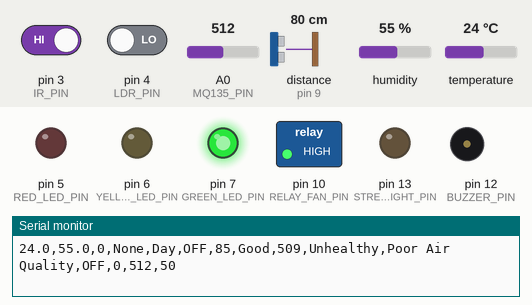
Recording of a sketch running on a simulated Arduino Uno, built with avr-gcc and run on an emulated ATmega328P. Parts: switched loads named in the sketch (green lamp = pin HIGH), output pins drawn as LEDs (lit = HIGH), buzzer (waves = sounding, pin HIGH), the last lines printed to the serial monitor. Wiring (inferred from the names in the program): ultrasonic range finder: trigger pin 8; echo pin 9. Inputs (shaded band) come from the test bench; at power-on: distance to the obstacle (sensor on pin 9) 80 cm, pin 4 (LDR_PIN) LOW, A0 (MQ135_PIN) = 512, pin 3 (IR_PIN) HIGH, humidity 55 %, temperature 24 °C. The echo pulse lasts 58.3 µs per cm; pins used as bus, display or sensor lines are not drawn.

Above: at 2.8 s.
2.9 s: distance to the obstacle (sensor on pin 9) set to 2 cm
At 3.6 s:
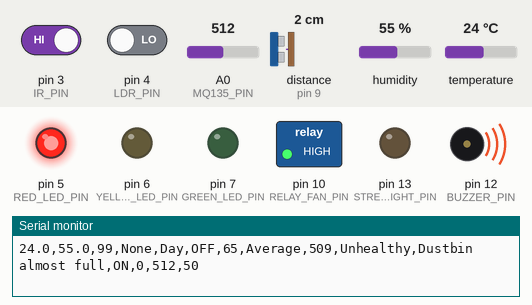
4.5 s: pin 4 (LDR_PIN) driven HIGH
At 6.2 s:
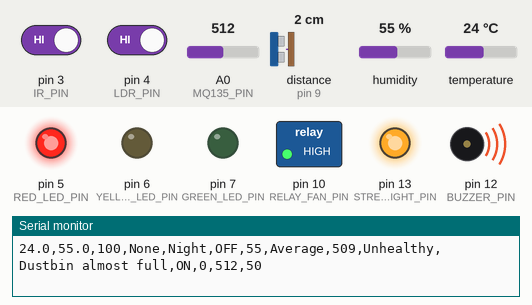
6.5 s: distance to the obstacle (sensor on pin 9) set to 4 cm
At 7.4 s:
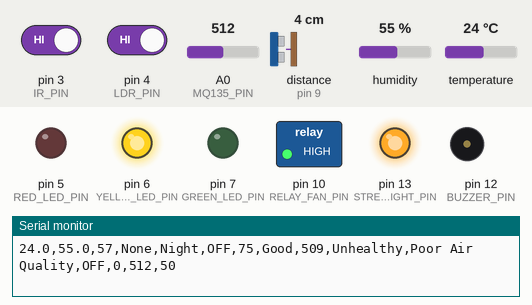
14.4 s: pin 4 (LDR_PIN) driven LOW
At 16.2 s:
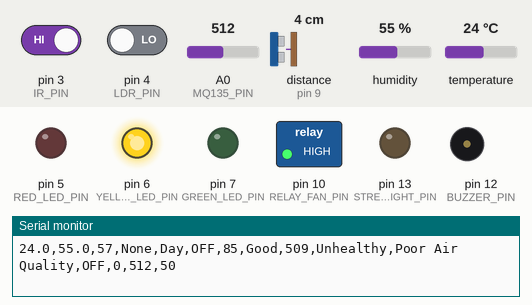
16.5 s: A0 (MQ135_PIN) set to 418
23.2 s: A0 (MQ135_PIN) set to 392
At 25.8 s:
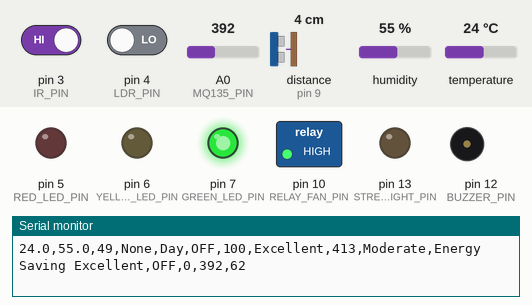
Timing chart, 0 to 27.5 s (numbered marks = the images above; inputs shaded):
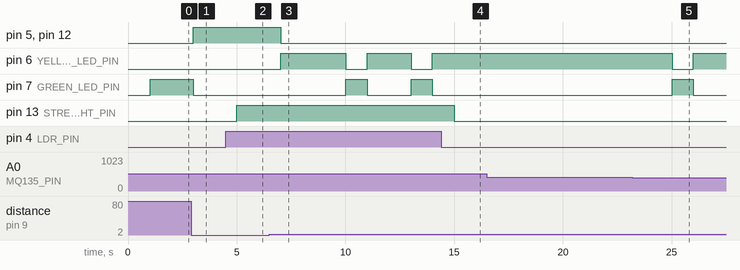

The sketch:

EcoSmart_AI_Bus_Stand_Updated.ino
```cpp
/*
 * EcoSmart AI Bus Stand - Arduino Firmware
 * Target Board: Arduino UNO
 *
 * Theme: Green Energy, Artificial Intelligence, Smart City, IoT
 * Event: National Science Exhibition
 *
 * Pin Assignments:
 * D2  - DHT11 Data Pin
 * D3  - IR Obstacle Sensor (Active LOW / LOW when passenger detected)
 * D4  - LDR Module Digital Output (HIGH = Night/Dark, LOW = Day/Light)
 * D5  - Red LED (Traffic Light)
 * D6  - Yellow LED (Traffic Light)
 * D7  - Green LED (Traffic Light)
 * D8  - HC-SR04 Trigger Pin
 * D9  - HC-SR04 Echo Pin
 * D10 - Relay Module (Fan Control, LOW Trigger: LOW = ON, HIGH = OFF)
 * D11 - Reserved
 * D12 - Active Buzzer
 * D13 - Street Light LED (+ 220 Ohm Resistor)
 * A0  - MQ135 Gas Sensor Analog Input
 *
 * CSV Serial Output Format:
 * temperature,humidity,dustbin,person,daynight,fan,score,status,airquality,airstatus,recommendation,buzzer,hightemp,mqraw,airqualitypercent
 */

#include "DHT.h"

// Pin Definitions
#define DHTPIN 2
#define DHTTYPE DHT11

#define IR_PIN 3
#define LDR_PIN 4

#define RED_LED_PIN 5
#define YELLOW_LED_PIN 6
#define GREEN_LED_PIN 7

#define TRIG_PIN 8
#define ECHO_PIN 9

#define RELAY_FAN_PIN 10
#define BUZZER_PIN 12
#define STREET_LIGHT_PIN 13

#define MQ135_PIN A0

// Constants
#define DUSTBIN_DEPTH_CM 6.0       // Maximum depth of dustbin in cm (empty bin distance)
#define DUSTBIN_MIN_CM 2.0          // Distance when bin is 100% full

// Global Sensor Objects
DHT dht(DHTPIN, DHTTYPE);

// Timing variables for non-blocking millis execution
unsigned long previousMillis = 0;
const long interval = 1000; // Sample and transmit data every 1000ms (1s)

void setup() {
  // Initialize Serial Interface
  Serial.begin(9600);

  // Initialize Sensors & Pins
  dht.begin();

  pinMode(IR_PIN, INPUT);
  pinMode(LDR_PIN, INPUT);

  pinMode(RED_LED_PIN, OUTPUT);
  pinMode(YELLOW_LED_PIN, OUTPUT);
  pinMode(GREEN_LED_PIN, OUTPUT);

  pinMode(TRIG_PIN, OUTPUT);
  pinMode(ECHO_PIN, INPUT);

  pinMode(RELAY_FAN_PIN, OUTPUT);
  pinMode(BUZZER_PIN, OUTPUT);
  pinMode(STREET_LIGHT_PIN, OUTPUT);

  // Initial Pin States
  digitalWrite(RELAY_FAN_PIN, HIGH);  // OFF for LOW trigger relay
  digitalWrite(RED_LED_PIN, LOW);
  digitalWrite(YELLOW_LED_PIN, LOW);
  digitalWrite(GREEN_LED_PIN, LOW);
  digitalWrite(BUZZER_PIN, LOW);
  digitalWrite(STREET_LIGHT_PIN, LOW);
}

void loop() {
  unsigned long currentMillis = millis();

  if (currentMillis - previousMillis >= interval) {
    previousMillis = currentMillis;

    // 1. Read DHT11 Sensor
    float tempC = dht.readTemperature();
    float humidity = dht.readHumidity();

    if (isnan(tempC)) tempC = 25.0; // Fallback value if sensor misreads
    if (isnan(humidity)) humidity = 50.0;

    // 2. Read HC-SR04 Ultrasonic Sensor (Dustbin level)
    digitalWrite(TRIG_PIN, LOW);
    delayMicroseconds(2);
    digitalWrite(TRIG_PIN, HIGH);
    delayMicroseconds(10);
    digitalWrite(TRIG_PIN, LOW);

    long duration = pulseIn(ECHO_PIN, HIGH, 30000); // 30ms timeout
    float distanceCm = 0.0;
    if (duration == 0) {
      distanceCm = DUSTBIN_DEPTH_CM;
    } else {
      distanceCm = duration * 0.0343 / 2.0;
    }

    if (distanceCm > DUSTBIN_DEPTH_CM) distanceCm = DUSTBIN_DEPTH_CM;
    if (distanceCm < DUSTBIN_MIN_CM) distanceCm = DUSTBIN_MIN_CM;

    int dustbinPercent = (int)(((DUSTBIN_DEPTH_CM - distanceCm) / (DUSTBIN_DEPTH_CM - DUSTBIN_MIN_CM)) * 100.0);
    if (dustbinPercent < 0) dustbinPercent = 0;
    if (dustbinPercent > 100) dustbinPercent = 100;

    // 3. Read IR Sensor (Passenger Detection)
    // IR Obstacle sensors read LOW when obstacle is detected
    int irVal = digitalRead(IR_PIN);
    bool passengerDetected = (irVal == LOW);

    // 4. Read LDR Sensor (Day/Night Detection)
    // Standard digital LDR modules output HIGH in low light (Night), LOW in bright light (Day)
    int ldrVal = digitalRead(LDR_PIN);
    bool isNight = (ldrVal == HIGH);

    // Street Light Control Logic
    if (isNight) {
      digitalWrite(STREET_LIGHT_PIN, HIGH);
    } else {
      digitalWrite(STREET_LIGHT_PIN, LOW);
    }

    // 5. Read MQ135 Gas Sensor
    int mqRaw = analogRead(MQ135_PIN);
    float mqVoltage = mqRaw * (5.0 / 1023.0);

    // Approximate PPM calculation for environmental monitoring
    int approxPPM = (int)(mqRaw * 0.8 + 100);

    int airQualityPercent = map(mqRaw, 0, 1023, 100, 0); // 100% = Fresh, 0% = Severe
    if (airQualityPercent < 0) airQualityPercent = 0;
    if (airQualityPercent > 100) airQualityPercent = 100;

    String airStatus = "Fresh";
    if (mqRaw > 600) {
      airStatus = "Hazardous";
    } else if (mqRaw > 400) {
      airStatus = "Unhealthy";
    } else if (mqRaw > 250) {
      airStatus = "Moderate";
    } else {
      airStatus = "Fresh";
    }

    // 6. Fan Logic
    bool fanState = false;
    if (tempC > 30.0 && passengerDetected) {
      digitalWrite(RELAY_FAN_PIN, LOW); // LOW Trigger Relay ON
      fanState = true;
    } else {
      digitalWrite(RELAY_FAN_PIN, HIGH); // Relay OFF
      fanState = false;
    }

    // 7. Traffic Light & Buzzer Logic based on Dustbin Level
    bool buzzerState = false;
    if (dustbinPercent >= 90) {
      digitalWrite(RED_LED_PIN, HIGH);
      digitalWrite(YELLOW_LED_PIN, LOW);
      digitalWrite(GREEN_LED_PIN, LOW);
      digitalWrite(BUZZER_PIN, HIGH);
      buzzerState = true;
    } else if (dustbinPercent > 80) {
      digitalWrite(RED_LED_PIN, HIGH);
      digitalWrite(YELLOW_LED_PIN, LOW);
      digitalWrite(GREEN_LED_PIN, LOW);
      digitalWrite(BUZZER_PIN, LOW);
      buzzerState = false;
    } else if (dustbinPercent >= 50) {
      digitalWrite(RED_LED_PIN, LOW);
      digitalWrite(YELLOW_LED_PIN, HIGH);
      digitalWrite(GREEN_LED_PIN, LOW);
      digitalWrite(BUZZER_PIN, LOW);
      buzzerState = false;
    } else {
      digitalWrite(RED_LED_PIN, LOW);
      digitalWrite(YELLOW_LED_PIN, LOW);
      digitalWrite(GREEN_LED_PIN, HIGH);
      digitalWrite(BUZZER_PIN, LOW);
      buzzerState = false;
    }

    // 8. Green AI Score Calculation
    int greenScore = 100;

    if (tempC > 30.0) greenScore -= 20;
    if (dustbinPercent > 80) greenScore -= 20;
    if (airStatus == "Unhealthy" || airStatus == "Hazardous") greenScore -= 15;
    if (isNight && !passengerDetected) greenScore -= 10;
    if (fanState && !passengerDetected) greenScore -= 10;

    if (greenScore < 0) greenScore = 0;
    if (greenScore > 100) greenScore = 100;

    // Green AI Status Category
    String greenStatus = "Excellent";
    if (greenScore >= 90) {
      greenStatus = "Excellent";
    } else if (greenScore >= 70) {
      greenStatus = "Good";
    } else if (greenScore >= 50) {
      greenStatus = "Average";
    } else {
      greenStatus = "Poor";
    }

    // 9. Intelligent Recommendations Generation
    String recommendation = "Everything Normal";

    if (dustbinPercent >= 80) {
      recommendation = "Dustbin almost full";
    } else if (airStatus == "Unhealthy" || airStatus == "Hazardous") {
      recommendation = "Poor Air Quality";
    } else if (fanState && passengerDetected) {
      recommendation = "Fan ON because passenger detected";
    } else if (isNight && passengerDetected) {
      recommendation = "Street Light ON";
    } else if (!passengerDetected && !fanState && greenScore >= 90) {
      recommendation = "Energy Saving Excellent";
    } else if (!passengerDetected && fanState) {
      recommendation = "No passenger Fan OFF";
    }

    // High Temp flag for Python backend
    int highTempFlag = (tempC > 30.0) ? 1 : 0;

    // 10. Serial CSV Data Output
    // Format: temperature,humidity,dustbin,person,daynight,fan,score,status,airquality,airstatus,recommendation,buzzer,hightemp,mqraw,airqualitypercent
    Serial.print(tempC, 1);
    Serial.print(",");
    Serial.print(humidity, 1);
    Serial.print(",");
    Serial.print(dustbinPercent);
    Serial.print(",");
    Serial.print(passengerDetected ? "Detected" : "None");
    Serial.print(",");
    Serial.print(isNight ? "Night" : "Day");
    Serial.print(",");
    Serial.print(fanState ? "ON" : "OFF");
    Serial.print(",");
    Serial.print(greenScore);
    Serial.print(",");
    Serial.print(greenStatus);
    Serial.print(",");
    Serial.print(approxPPM);
    Serial.print(",");
    Serial.print(airStatus);
    Serial.print(",");
    Serial.print(recommendation);
    Serial.print(",");
    Serial.print(buzzerState ? "ON" : "OFF");
    Serial.print(",");
    Serial.print(highTempFlag);
    Serial.print(",");
    Serial.print(mqRaw);
    Serial.print(",");
    Serial.println(airQualityPercent);
  }
}
```

Measured:
- the behaviour switches between 401 and 400 on A0 (MQ135_PIN) (found by bisection; images 4 and 5)
- after the input at 2.9 s, pin 5 (RED_LED_PIN), pin 12 (BUZZER_PIN): LOW → HIGH after 0.10 s; pin 7 (GREEN_LED_PIN): HIGH → LOW after 0.10 s
- after the input at 4.5 s, pin 13 (STREET_LIGHT_PIN): LOW → HIGH after 0.50 s
- after the input at 6.5 s, pin 5 (RED_LED_PIN), pin 12 (BUZZER_PIN): HIGH → LOW after 0.52 s; pin 6 (YELLOW_LED_PIN): goes HIGH 3.0 s, LOW 0.98 s, HIGH 2.0 s, LOW 0.98 s, then HIGH, starting after 0.52 s; pin 7 (GREEN_LED_PIN): alternates HIGH for 0.98 s and LOW for 2.0 s, starting after 3.5 s
- after the input at 14.4 s, pin 6 (YELLOW_LED_PIN): stays HIGH (without the input it goes to LOW after 1.6 s); pin 7 (GREEN_LED_PIN): stays LOW (without the input it goes to HIGH after 1.6 s); pin 13 (STREET_LIGHT_PIN): HIGH → LOW after 0.60 s
- after the input at 23.2 s, pin 6 (YELLOW_LED_PIN): HIGH → LOW after 1.8 s, → HIGH 0.98 s later; pin 7 (GREEN_LED_PIN): LOW → HIGH after 1.8 s, → LOW 0.98 s later
